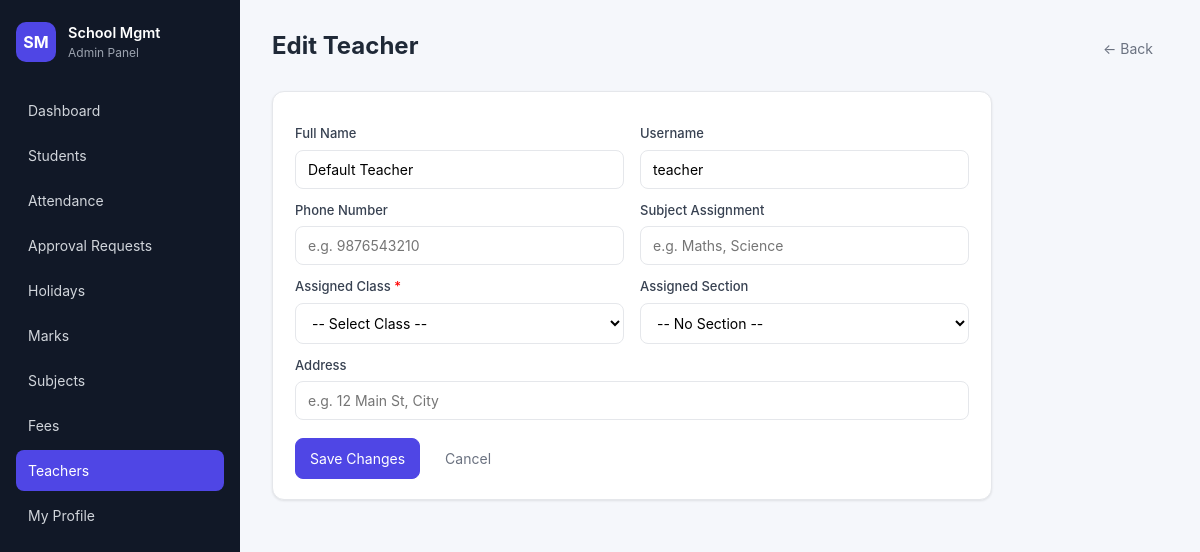
Page /teachers/2/edit (signed in) on the committed database.
### app.py (models this page shows, shortened)
class User(UserMixin, db.Model):
    __tablename__ = "users"
    id = db.Column(db.Integer, primary_key=True)
    username = db.Column(db.String(80), unique=True, nullable=False)
    full_name = db.Column(db.String(120), nullable=False)
    password_hash = db.Column(db.String(255), nullable=False)
    role = db.Column(db.String(20), nullable=False)  # 'admin' or 'teacher'
    must_change_password = db.Column(db.Boolean, nullable=False, default=False)
    phone = db.Column(db.String(20), nullable=True)
    address = db.Column(db.String(250), nullable=True)
    subject_assignment = db.Column(db.String(250), nullable=True)  # free-text e.g. "Maths, Science"
    last_login = db.Column(db.DateTime, nullable=True)
    assigned_class = db.Column(db.String(40), nullable=True)
    assigned_section = db.Column(db.String(20), nullable=True)
    created_at = db.Column(db.DateTime, default=datetime.utcnow)

### app.py (the view, shortened to what this page needs)
@app.route("/teachers/<int:uid>/edit", methods=["GET", "POST"])
@role_required("admin")
def teacher_edit(uid):
    u = db.session.get(User, uid) or abort(404)
    if u.role != "teacher":
        abort(400)
    return render_template("teacher_form.html", teacher=u, class_options=CLASS_OPTIONS, section_options=SECTION_OPTIONS)

### app.py (called while the page is built, shortened)
@login_manager.user_loader
def load_user(user_id):
    return db.session.get(User, int(user_id))

def role_required(*roles):
    def decorator(fn):
        @wraps(fn)
        @login_required
        def wrapper(*args, **kwargs):
            if current_user.role not in roles:
                abort(403)
            return fn(*args, **kwargs)
        return wrapper
    return decorator

@app.context_processor
def inject_globals():
    att_pending = 0
    marks_pending = 0
    try:
        from flask_login import current_user as cu
        if cu.is_authenticated and cu.role == "admin":
            att_pending = AttendanceRequest.query.filter_by(status="Pending").count()
            marks_pending = MarksRequest.query.filter_by(status="Pending").count()
    except Exception:
        pass
    return {
        "class_options": CLASS_OPTIONS,
        "section_options": SECTION_OPTIONS,
        "payment_modes": PAYMENT_MODES,
        "nav_pending_requests": att_pending,
        "nav_marks_pending": marks_pending,
    }

@app.before_request
def force_password_change():
    if not current_user.is_authenticated:
        return
    if not getattr(current_user, "must_change_password", False):
        return

### templates/teacher_form.html (shortened to what this page needs)
{% extends "base.html" %}
{% block content %}
<div class="page-header">
  <h1>{{ 'Edit Teacher' if teacher else 'Add Teacher' }}</h1>
  <a href="{{ url_for('teacher_detail', uid=teacher.id) if teacher else url_for('teachers') }}" class="btn btn-ghost">&larr; Back</a>
</div>
<div class="card form-card">
  <form method="POST" class="form grid-2">
    <div>
      <label>Full Name</label>
      <input type="text" name="full_name" required value="{{ teacher.full_name if teacher else '' }}" />
    </div>
    <div>
      <label>Username</label>
      <input type="text" name="username" required value="{{ teacher.username if teacher else '' }}" />
    </div>
    <div>
      <label>Phone Number</label>
      <input type="text" name="phone" placeholder="e.g. 9876543210" value="{{ teacher.phone or '' if teacher else '' }}" />
    </div>
    <div>
      <label>Subject Assignment</label>
      <input type="text" name="subject_assignment" placeholder="e.g. Maths, Science" value="{{ teacher.subject_assignment or '' if teacher else '' }}" />
    </div>
    <div>
      <label>Assigned Class <span style="color:red">*</span></label>
      <select name="assigned_class" required>
        <option value="">-- Select Class --</option>
      </select>
    </div>
    <div>
      <label>Assigned Section</label>
      <select name="assigned_section">
        <option value="">-- No Section --</option>
      </select>
    </div>
    <div class="span-2">
      <label>Address</label>
      <input type="text" name="address" placeholder="e.g. 12 Main St, City" value="{{ teacher.address or '' if teacher else '' }}" />
    </div>
    <div class="span-2 form-actions">
      <button class="btn btn-primary" type="submit">{{ 'Save Changes' if teacher else 'Create Teacher' }}</button>
      <a href="{{ url_for('teacher_detail', uid=teacher.id) if teacher else url_for('teachers') }}" class="btn btn-ghost">Cancel</a>
    </div>
  </form>
</div>
{% endblock %}

### templates/base.html (shortened to what this page needs)
<!DOCTYPE html>
<html lang="en">
<head>
  <link rel="stylesheet" href="{{ url_for('static', filename='style.css') }}" />
</head>
<body>
{% if current_user.is_authenticated %}
  <div class="layout">
    <aside class="sidebar" id="sidebar">
      <div class="brand">
        <div class="brand-logo">SM</div>
        <div>
          <div class="brand-name">School Mgmt</div>
          <div class="brand-sub">{{ current_user.role|capitalize }} Panel</div>
        </div>
      </div>
      <nav>
        <a href="{{ url_for('dashboard') }}" class="nav-link {% if request.endpoint == 'dashboard' %}active{% endif %}">Dashboard</a>
        <a href="{{ url_for('students') }}" class="nav-link {% if request.endpoint and request.endpoint.startswith('student') %}active{% endif %}">Students</a>
        <a href="{{ url_for('attendance') }}" class="nav-link {% if request.endpoint == 'attendance' %}active{% endif %}">Attendance</a>
        {% if current_user.role == 'admin' %}
          <a href="{{ url_for('approval_requests') }}" class="nav-link {% if request.endpoint == 'approval_requests' %}active{% endif %}">
            Approval Requests
            {% set total_pending = nav_pending_requests + nav_marks_pending %}
          </a>
          <a href="{{ url_for('holidays') }}" class="nav-link {% if request.endpoint == 'holidays' %}active{% endif %}">Holidays</a>
        {% endif %}
        <a href="{{ url_for('marks') }}" class="nav-link {% if request.endpoint and request.endpoint.startswith('mark') %}active{% endif %}">Marks</a>
        {% if current_user.role == 'admin' %}
          <a href="{{ url_for('subjects') }}" class="nav-link {% if request.endpoint == 'subjects' %}active{% endif %}">Subjects</a>
        {% endif %}
        {% if current_user.role == 'admin' %}
          <a href="{{ url_for('fees') }}" class="nav-link {% if request.endpoint and request.endpoint.startswith('fee') %}active{% endif %}">Fees</a>
          <a href="{{ url_for('teachers') }}" class="nav-link {% if request.endpoint and request.endpoint.startswith('teacher') %}active{% endif %}">Teachers</a>
        {% endif %}
        <a href="{{ url_for('my_profile') }}" class="nav-link {% if request.endpoint == 'my_profile' %}active{% endif %}">My Profile</a>
      </nav>
    </aside>
    <main class="content">
      {% block content %}{% endblock %}
    </main>
  </div>
{% endif %}
</body>
</html>

### static/style.css (style rules this page uses)
:root { --bg: #f5f7fb; --surface: #ffffff; --text: #1f2937; --muted: #6b7280; --border: #e5e7eb; --primary: #4f46e5; --primary-hover: #4338ca; --danger: #dc2626; --green: #16a34a; --red: #dc2626; --blue: #2563eb; --purple: #7c3aed; --shadow: 0 1px 2px rgba(0,0,0,0.04), 0 1px 3px rgba(0,0,0,0.06); }
* { box-sizing: border-box; }
html, body { margin: 0; padding: 0; font-family: -apple-system, BlinkMacSystemFont, "Segoe UI", Roboto, Helvetica, Arial, sans-serif; background: var(--bg); color: var(--text); font-size: 14.5px; line-height: 1.5; }
a { color: var(--primary); text-decoration: none; }
.layout { display: flex; min-height: 100vh; }
.sidebar { width: 240px; background: #111827; color: #d1d5db; display: flex; flex-direction: column; padding: 22px 16px; position: sticky; top: 0; height: 100vh; }
.brand { display: flex; align-items: center; gap: 12px; margin-bottom: 28px; }
.brand-logo { background: var(--primary); color: white; width: 40px; height: 40px; border-radius: 10px; display: flex; align-items: center; justify-content: center; font-weight: 700; font-size: 16px; }
.brand-name { color: white; font-weight: 600; }
.brand-sub { font-size: 12px; color: #9ca3af; }
nav { display: flex; flex-direction: column; gap: 4px; flex: 1; }
.nav-link { color: #d1d5db; padding: 10px 12px; border-radius: 8px; font-size: 14px; transition: background 0.15s; }
.nav-link.active { background: var(--primary); color: white; }
.content { flex: 1; padding: 28px 32px; max-width: 100%; overflow-x: auto; }
.page-header { display: flex; justify-content: space-between; align-items: flex-start; flex-wrap: wrap; gap: 12px; margin-bottom: 22px; }
.page-header h1 { margin: 0 0 4px; font-size: 24px; }
.card { background: var(--surface); border: 1px solid var(--border); border-radius: 12px; padding: 20px 22px; box-shadow: var(--shadow); margin-bottom: 22px; }
.form-card { max-width: 720px; }
.form { display: block; }
.form label { display: block; font-size: 13px; font-weight: 500; margin: 12px 0 6px; color: #374151; }
.form input, .form select, .form textarea { width: 100%; padding: 10px 12px; border: 1px solid var(--border); border-radius: 8px; font-size: 14px; background: white; font-family: inherit; }
.grid-2 { display: grid; grid-template-columns: 1fr 1fr; gap: 0 16px; }
.grid-2 > .span-2, .grid-4 > .span-4 { grid-column: 1 / -1; }
.form-actions { margin-top: 18px; display: flex; gap: 10px; }
.btn { display: inline-block; padding: 9px 14px; border-radius: 8px; border: 1px solid var(--border); background: white; color: var(--text); font-size: 14px; cursor: pointer; text-decoration: none; font-family: inherit; transition: background 0.12s, border-color 0.12s; }
.btn-primary { background: var(--primary); color: white; border-color: var(--primary); }
.btn-ghost { background: transparent; border-color: transparent; color: var(--muted); }

### rows in the picture
User: role "Admin"
User: full_name "Default Teacher", username "teacher"

### other values in the picture
{{ 'Edit Teacher' if teacher else 'Add Teacher' }} "Edit Teacher"
{{ 'Save Changes' if teacher else 'Create Teacher' }} "Save Changes"
